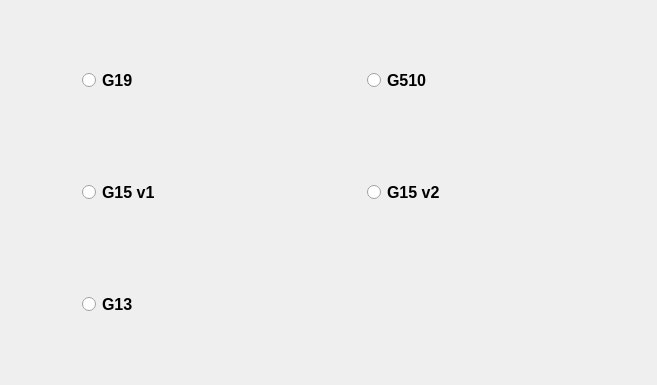
            <widget class="QWidget" name="p_lcd">
             <property name="geometry">
              <rect>
               <x>0</x>
               <y>0</y>
               <width>657</width>
               <height>385</height>
              </rect>
             </property>
             <attribute name="icon">
              <iconset resource="../qtgui.qrc">
               <normaloff>:/icons/img/computer-laptop.svg</normaloff>:/icons/img/computer-laptop.svg</iconset>
             </attribute>
             <attribute name="label">
              <string>Keyboards with LCD</string>
             </attribute>
             <layout class="QGridLayout" name="gridLayout_11">
              <item row="1" column="1">
               <widget class="QRadioButton" name="rb_g15v2">
                <property name="maximumSize">
                 <size>
                  <width>208</width>
                  <height>74</height>
                 </size>
                </property>
                <property name="font">
                 <font>
                  <pointsize>12</pointsize>
                  <bold>true</bold>
                 </font>
                </property>
                <property name="text">
                 <string>G15 v2</string>
                </property>
                <property name="icon">
                 <iconset resource="../qtgui.qrc">
                  <normaloff>:/icons/img/G15v2.png</normaloff>:/icons/img/G15v2.png</iconset>
                </property>
                <property name="iconSize">
                 <size>
                  <width>123</width>
                  <height>90</height>
                 </size>
                </property>
               </widget>
              </item>
              <item row="1" column="0">
               <widget class="QRadioButton" name="rb_g15v1">
                <property name="maximumSize">
                 <size>
                  <width>208</width>
                  <height>74</height>
                 </size>
                </property>
                <property name="font">
                 <font>
                  <pointsize>12</pointsize>
                  <bold>true</bold>
                 </font>
                </property>
                <property name="text">
                 <string>G15 v1</string>
                </property>
                <property name="icon">
                 <iconset resource="../qtgui.qrc">
                  <normaloff>:/icons/img/G15v1.png</normaloff>:/icons/img/G15v1.png</iconset>
                </property>
                <property name="iconSize">
                 <size>
                  <width>123</width>
                  <height>90</height>
                 </size>
                </property>
               </widget>
              </item>
              <item row="0" column="0">
               <widget class="QRadioButton" name="rb_g19">
                <property name="maximumSize">
                 <size>
                  <width>208</width>
                  <height>74</height>
                 </size>
                </property>
                <property name="font">
                 <font>
                  <pointsize>12</pointsize>
                  <bold>true</bold>
                 </font>
                </property>
                <property name="text">
                 <string>G19</string>
                </property>
                <property name="icon">
                 <iconset resource="../qtgui.qrc">
                  <normaloff>:/icons/img/G19.png</normaloff>:/icons/img/G19.png</iconset>
                </property>
                <property name="iconSize">
                 <size>
                  <width>123</width>
                  <height>90</height>
                 </size>
                </property>
               </widget>
              </item>
              <item row="0" column="1">
               <widget class="QRadioButton" name="rb_g510">
                <property name="maximumSize">
                 <size>
                  <width>208</width>
                  <height>74</height>
                 </size>
                </property>
                <property name="font">
                 <font>
                  <pointsize>12</pointsize>
                  <bold>true</bold>
                 </font>
                </property>
                <property name="text">
                 <string>G510</string>
                </property>
                <property name="icon">
                 <iconset resource="../qtgui.qrc">
                  <normaloff>:/icons/img/G510.png</normaloff>:/icons/img/G510.png</iconset>
                </property>
                <property name="iconSize">
                 <size>
                  <width>123</width>
                  <height>90</height>
                 </size>
                </property>
               </widget>
              </item>
              <item row="2" column="0">
               <widget class="QRadioButton" name="rb_g13">
                <property name="maximumSize">
                 <size>
                  <width>208</width>
                  <height>74</height>
                 </size>
                </property>
                <property name="font">
                 <font>
                  <pointsize>12</pointsize>
                  <bold>true</bold>
                 </font>
                </property>
                <property name="text">
                 <string>G13</string>
                </property>
                <property name="icon">
                 <iconset resource="../qtgui.qrc">
                  <normaloff>:/icons/img/G13.png</normaloff>:/icons/img/G13.png</iconset>
                </property>
                <property name="iconSize">
                 <size>
                  <width>123</width>
                  <height>90</height>
                 </size>
                </property>
               </widget>
              </item>
             </layout>
            </widget>
